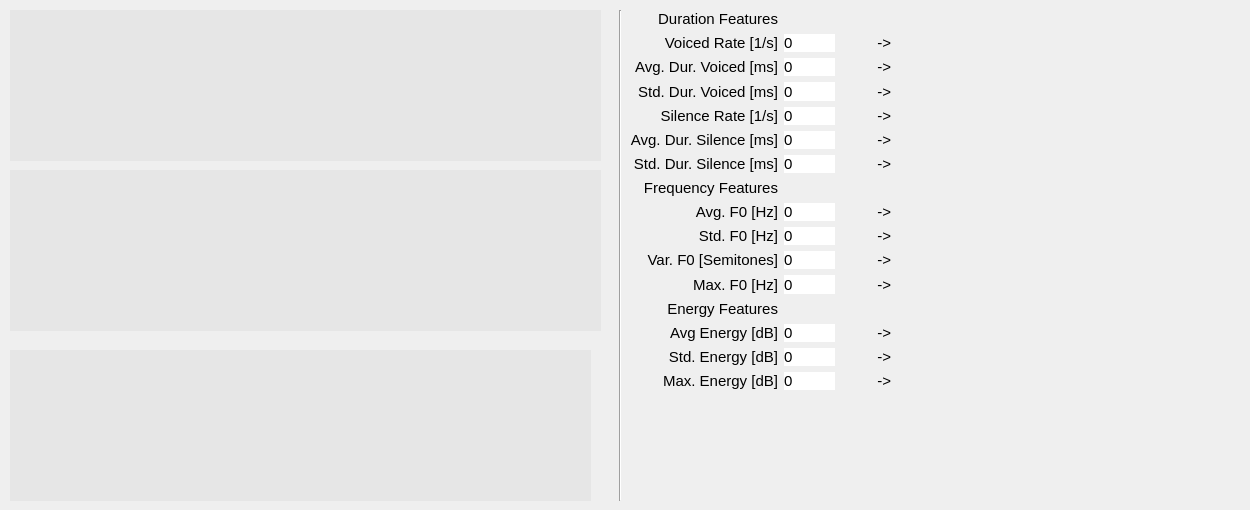
    <widget class="QWidget" name="tab_4">
     <attribute name="title">
      <string>Prosody</string>
     </attribute>
     <widget class="QCustomPlot" name="customPlot_7" native="true">
      <property name="geometry">
       <rect>
        <x>10</x>
        <y>10</y>
        <width>591</width>
        <height>151</height>
       </rect>
      </property>
      <property name="styleSheet">
       <string notr="true">background-color: rgb(230, 230, 230);</string>
      </property>
     </widget>
     <widget class="QCustomPlot" name="customPlot_8" native="true">
      <property name="geometry">
       <rect>
        <x>10</x>
        <y>170</y>
        <width>591</width>
        <height>161</height>
       </rect>
      </property>
      <property name="styleSheet">
       <string notr="true">background-color: rgb(230, 230, 230);</string>
      </property>
     </widget>
     <widget class="QCustomPlot" name="customPlot_9" native="true">
      <property name="geometry">
       <rect>
        <x>10</x>
        <y>350</y>
        <width>581</width>
        <height>151</height>
       </rect>
      </property>
      <property name="styleSheet">
       <string notr="true">background-color: rgb(230, 230, 230);</string>
      </property>
     </widget>
     <widget class="Line" name="line_3">
      <property name="geometry">
       <rect>
        <x>610</x>
        <y>10</y>
        <width>20</width>
        <height>491</height>
       </rect>
      </property>
      <property name="orientation">
       <enum>Qt::Vertical</enum>
      </property>
     </widget>
     <widget class="QLabel" name="radarPros">
      <property name="geometry">
       <rect>
        <x>910</x>
        <y>20</y>
        <width>331</width>
        <height>321</height>
       </rect>
      </property>
      <property name="text">
       <string/>
      </property>
     </widget>
     <widget class="QWidget" name="gridLayoutWidget_4">
      <property name="geometry">
       <rect>
        <x>630</x>
        <y>10</y>
        <width>261</width>
        <height>380</height>
       </rect>
      </property>
      <layout class="QGridLayout" name="gridLayout_4">
       <item row="5" column="2">
        <widget class="QLabel" name="label_116">
         <property name="font">
          <font>
           <pointsize>11</pointsize>
          </font>
         </property>
         <property name="text">
          <string>-&gt;</string>
         </property>
         <property name="alignment">
          <set>Qt::AlignRight|Qt::AlignTrailing|Qt::AlignVCenter</set>
         </property>
        </widget>
       </item>
       <item row="4" column="0">
        <widget class="QLabel" name="label_83">
         <property name="font">
          <font>
           <pointsize>11</pointsize>
          </font>
         </property>
         <property name="text">
          <string>Std. Dur. Voiced [ms]</string>
         </property>
         <property name="alignment">
          <set>Qt::AlignRight|Qt::AlignTrailing|Qt::AlignVCenter</set>
         </property>
        </widget>
       </item>
       <item row="6" column="1">
        <widget class="QLabel" name="label_73">
         <property name="font">
          <font>
           <pointsize>11</pointsize>
          </font>
         </property>
         <property name="styleSheet">
          <string notr="true">background-color: rgb(255, 255, 255);
border-color: rgb(0, 0, 0);</string>
         </property>
         <property name="text">
          <string>0</string>
         </property>
        </widget>
       </item>
       <item row="15" column="0">
        <widget class="QLabel" name="label_91">
         <property name="font">
          <font>
           <pointsize>11</pointsize>
          </font>
         </property>
         <property name="text">
          <string>Std. Energy [dB]</string>
         </property>
         <property name="alignment">
          <set>Qt::AlignRight|Qt::AlignTrailing|Qt::AlignVCenter</set>
         </property>
        </widget>
       </item>
       <item row="10" column="1">
        <widget class="QLabel" name="label_76">
         <property name="font">
          <font>
           <pointsize>11</pointsize>
          </font>
         </property>
         <property name="styleSheet">
          <string notr="true">background-color: rgb(255, 255, 255);
border-color: rgb(0, 0, 0);</string>
         </property>
         <property name="text">
          <string>0</string>
         </property>
        </widget>
       </item>
       <item row="12" column="1">
        <widget class="QLabel" name="label_77">
         <property name="font">
          <font>
           <pointsize>11</pointsize>
          </font>
         </property>
         <property name="styleSheet">
          <string notr="true">background-color: rgb(255, 255, 255);
border-color: rgb(0, 0, 0);</string>
         </property>
         <property name="text">
          <string>0</string>
         </property>
        </widget>
       </item>
       <item row="1" column="2">
        <widget class="QLabel" name="label_113">
         <property name="font">
          <font>
           <pointsize>11</pointsize>
          </font>
         </property>
         <property name="text">
          <string>-&gt;</string>
         </property>
         <property name="alignment">
          <set>Qt::AlignRight|Qt::AlignTrailing|Qt::AlignVCenter</set>
         </property>
        </widget>
       </item>
       <item row="2" column="0">
        <widget class="QLabel" name="label_82">
         <property name="font">
          <font>
           <pointsize>11</pointsize>
          </font>
         </property>
         <property name="text">
          <string>Avg. Dur. Voiced [ms]</string>
         </property>
         <property name="alignment">
          <set>Qt::AlignRight|Qt::AlignTrailing|Qt::AlignVCenter</set>
         </property>
        </widget>
       </item>
       <item row="10" column="2">
        <widget class="QLabel" name="label_108">
         <property name="font">
          <font>
           <pointsize>11</pointsize>
          </font>
         </property>
         <property name="text">
          <string>-&gt;</string>
         </property>
         <property name="alignment">
          <set>Qt::AlignRight|Qt::AlignTrailing|Qt::AlignVCenter</set>
         </property>
        </widget>
       </item>
       <item row="9" column="1">
        <widget class="QLabel" name="label_75">
         <property name="font">
          <font>
           <pointsize>11</pointsize>
          </font>
         </property>
         <property name="styleSheet">
          <string notr="true">background-color: rgb(255, 255, 255);
border-color: rgb(0, 0, 0);</string>
         </property>
         <property name="text">
          <string>0</string>
         </property>
        </widget>
       </item>
       <item row="0" column="0">
        <widget class="QLabel" name="label_205">
         <property name="font">
          <font>
           <pointsize>11</pointsize>
          </font>
         </property>
         <property name="text">
          <string>Duration Features</string>
         </property>
         <property name="alignment">
          <set>Qt::AlignRight|Qt::AlignTrailing|Qt::AlignVCenter</set>
         </property>
        </widget>
       </item>
       <item row="1" column="0">
        <widget class="QLabel" name="label_81">
         <property name="font">
          <font>
           <pointsize>11</pointsize>
          </font>
         </property>
         <property name="text">
          <string>Voiced Rate [1/s]</string>
         </property>
         <property name="alignment">
          <set>Qt::AlignRight|Qt::AlignTrailing|Qt::AlignVCenter</set>
         </property>
        </widget>
       </item>
       <item row="15" column="1">
        <widget class="QLabel" name="label_79">
         <property name="font">
          <font>
           <pointsize>11</pointsize>
          </font>
         </property>
         <property name="styleSheet">
          <string notr="true">background-color: rgb(255, 255, 255);
border-color: rgb(0, 0, 0);</string>
         </property>
         <property name="text">
          <string>0</string>
         </property>
        </widget>
       </item>
       <item row="4" column="1">
        <widget class="QLabel" name="label_71">
         <property name="font">
          <font>
           <pointsize>11</pointsize>
          </font>
         </property>
         <property name="styleSheet">
          <string notr="true">background-color: rgb(255, 255, 255);
border-color: rgb(0, 0, 0);</string>
         </property>
         <property name="text">
          <string>0</string>
         </property>
        </widget>
       </item>
       <item row="11" column="1">
        <widget class="QLabel" name="label_187">
         <property name="font">
          <font>
           <pointsize>11</pointsize>
          </font>
         </property>
         <property name="styleSheet">
          <string notr="true">background-color: rgb(255, 255, 255);
border-color: rgb(0, 0, 0);</string>
         </property>
         <property name="text">
          <string>0</string>
         </property>
        </widget>
       </item>
       <item row="8" column="0">
        <widget class="QLabel" name="label_206">
         <property name="font">
          <font>
           <pointsize>11</pointsize>
          </font>
         </property>
         <property name="text">
          <string>Frequency Features</string>
         </property>
         <property name="alignment">
          <set>Qt::AlignRight|Qt::AlignTrailing|Qt::AlignVCenter</set>
         </property>
        </widget>
       </item>
       <item row="5" column="0">
        <widget class="QLabel" name="label_84">
         <property name="font">
          <font>
           <pointsize>11</pointsize>
          </font>
         </property>
         <property name="text">
          <string>Silence Rate [1/s]</string>
         </property>
         <property name="alignment">
          <set>Qt::AlignRight|Qt::AlignTrailing|Qt::AlignVCenter</set>
         </property>
        </widget>
       </item>
       <item row="4" column="2">
        <widget class="QLabel" name="label_115">
         <property name="font">
          <font>
           <pointsize>11</pointsize>
          </font>
         </property>
         <property name="text">
          <string>-&gt;</string>
         </property>
         <property name="alignment">
          <set>Qt::AlignRight|Qt::AlignTrailing|Qt::AlignVCenter</set>
         </property>
        </widget>
       </item>
       <item row="2" column="1">
        <widget class="QLabel" name="label_70">
         <property name="font">
          <font>
           <pointsize>11</pointsize>
          </font>
         </property>
         <property name="styleSheet">
          <string notr="true">background-color: rgb(255, 255, 255);
border-color: rgb(0, 0, 0);</string>
         </property>
         <property name="text">
          <string>0</string>
         </property>
        </widget>
       </item>
       <item row="7" column="2">
        <widget class="QLabel" name="label_118">
         <property name="font">
          <font>
           <pointsize>11</pointsize>
          </font>
         </property>
         <property name="text">
          <string>-&gt;</string>
         </property>
         <property name="alignment">
          <set>Qt::AlignRight|Qt::AlignTrailing|Qt::AlignVCenter</set>
         </property>
        </widget>
       </item>
       <item row="9" column="0">
        <widget class="QLabel" name="label_87">
         <property name="font">
          <font>
           <pointsize>11</pointsize>
          </font>
         </property>
         <property name="text">
          <string>Avg. F0 [Hz]</string>
         </property>
         <property name="alignment">
          <set>Qt::AlignRight|Qt::AlignTrailing|Qt::AlignVCenter</set>
         </property>
        </widget>
       </item>
       <item row="5" column="1">
        <widget class="QLabel" name="label_72">
         <property name="font">
          <font>
           <pointsize>11</pointsize>
          </font>
         </property>
         <property name="styleSheet">
          <string notr="true">background-color: rgb(255, 255, 255);
border-color: rgb(0, 0, 0);</string>
         </property>
         <property name="text">
          <string>0</string>
         </property>
        </widget>
       </item>
       <item row="6" column="2">
        <widget class="QLabel" name="label_117">
         <property name="font">
          <font>
           <pointsize>11</pointsize>
          </font>
         </property>
         <property name="text">
          <string>-&gt;</string>
         </property>
         <property name="alignment">
          <set>Qt::AlignRight|Qt::AlignTrailing|Qt::AlignVCenter</set>
         </property>
        </widget>
       </item>
       <item row="11" column="0">
        <widget class="QLabel" name="label_185">
         <property name="font">
          <font>
           <pointsize>11</pointsize>
          </font>
         </property>
         <property name="text">
          <string>Var. F0 [Semitones]</string>
         </property>
         <property name="alignment">
          <set>Qt::AlignRight|Qt::AlignTrailing|Qt::AlignVCenter</set>
         </property>
        </widget>
       </item>
       <item row="1" column="1">
        <widget class="QLabel" name="label_69">
         <property name="font">
          <font>
           <pointsize>11</pointsize>
          </font>
         </property>
         <property name="styleSheet">
          <string notr="true">background-color: rgb(255, 255, 255);
border-color: rgb(0, 0, 0);</string>
         </property>
         <property name="text">
          <string>0</string>
         </property>
        </widget>
       </item>
       <item row="2" column="2">
        <widget class="QLabel" name="label_114">
         <property name="font">
          <font>
           <pointsize>11</pointsize>
          </font>
         </property>
         <property name="text">
          <string>-&gt;</string>
         </property>
         <property name="alignment">
          <set>Qt::AlignRight|Qt::AlignTrailing|Qt::AlignVCenter</set>
         </property>
        </widget>
       </item>
       <item row="7" column="0">
        <widget class="QLabel" name="label_86">
         <property name="font">
          <font>
           <pointsize>11</pointsize>
          </font>
         </property>
         <property name="text">
          <string>Std. Dur. Silence [ms]</string>
         </property>
         <property name="alignment">
          <set>Qt::AlignRight|Qt::AlignTrailing|Qt::AlignVCenter</set>
         </property>
        </widget>
       </item>
       <item row="7" column="1">
        <widget class="QLabel" name="label_74">
         <property name="font">
          <font>
           <pointsize>11</pointsize>
          </font>
         </property>
         <property name="styleSheet">
          <string notr="true">background-color: rgb(255, 255, 255);
border-color: rgb(0, 0, 0);</string>
         </property>
         <property name="text">
          <string>0</string>
         </property>
        </widget>
       </item>
       <item row="14" column="2">
        <widget class="QLabel" name="label_110">
         <property name="font">
          <font>
           <pointsize>11</pointsize>
          </font>
         </property>
         <property name="text">
          <string>-&gt;</string>
         </property>
         <property name="alignment">
          <set>Qt::AlignRight|Qt::AlignTrailing|Qt::AlignVCenter</set>
         </property>
        </widget>
       </item>
       <item row="6" column="0">
        <widget class="QLabel" name="label_85">
         <property name="font">
          <font>
           <pointsize>11</pointsize>
          </font>
         </property>
         <property name="text">
          <string>Avg. Dur. Silence [ms]</string>
         </property>
         <property name="alignment">
          <set>Qt::AlignRight|Qt::AlignTrailing|Qt::AlignVCenter</set>
         </property>
        </widget>
       </item>
       <item row="14" column="1">
        <widget class="QLabel" name="label_78">
         <property name="font">
          <font>
           <pointsize>11</pointsize>
          </font>
         </property>
         <property name="styleSheet">
          <string notr="true">background-color: rgb(255, 255, 255);
border-color: rgb(0, 0, 0);</string>
         </property>
         <property name="text">
          <string>0</string>
         </property>
        </widget>
       </item>
       <item row="15" column="2">
        <widget class="QLabel" name="label_111">
         <property name="font">
          <font>
           <pointsize>11</pointsize>
          </font>
         </property>
         <property name="text">
          <string>-&gt;</string>
         </property>
         <property name="alignment">
          <set>Qt::AlignRight|Qt::AlignTrailing|Qt::AlignVCenter</set>
         </property>
        </widget>
       </item>
       <item row="9" column="2">
        <widget class="QLabel" name="label_107">
         <property name="font">
          <font>
           <pointsize>11</pointsize>
          </font>
         </property>
         <property name="text">
          <string>-&gt;</string>
         </property>
         <property name="alignment">
          <set>Qt::AlignRight|Qt::AlignTrailing|Qt::AlignVCenter</set>
         </property>
        </widget>
       </item>
       <item row="14" column="0">
        <widget class="QLabel" name="label_90">
         <property name="font">
          <font>
           <pointsize>11</pointsize>
          </font>
         </property>
         <property name="text">
          <string>Avg Energy [dB]</string>
         </property>
         <property name="alignment">
          <set>Qt::AlignRight|Qt::AlignTrailing|Qt::AlignVCenter</set>
         </property>
        </widget>
       </item>
       <item row="11" column="2">
        <widget class="QLabel" name="label_186">
         <property name="font">
          <font>
           <pointsize>11</pointsize>
          </font>
         </property>
         <property name="text">
          <string>-&gt;</string>
         </property>
         <property name="alignment">
          <set>Qt::AlignRight|Qt::AlignTrailing|Qt::AlignVCenter</set>
         </property>
        </widget>
       </item>
       <item row="12" column="0">
        <widget class="QLabel" name="label_89">
         <property name="font">
          <font>
           <pointsize>11</pointsize>
          </font>
         </property>
         <property name="text">
          <string>Max. F0 [Hz]</string>
         </property>
         <property name="alignment">
          <set>Qt::AlignRight|Qt::AlignTrailing|Qt::AlignVCenter</set>
         </property>
        </widget>
       </item>
       <item row="10" column="0">
        <widget class="QLabel" name="label_88">
         <property name="font">
          <font>
           <pointsize>11</pointsize>
          </font>
         </property>
         <property name="text">
          <string>Std. F0 [Hz]</string>
         </property>
         <property name="alignment">
          <set>Qt::AlignRight|Qt::AlignTrailing|Qt::AlignVCenter</set>
         </property>
        </widget>
       </item>
       <item row="12" column="2">
        <widget class="QLabel" name="label_109">
         <property name="font">
          <font>
           <pointsize>11</pointsize>
          </font>
         </property>
         <property name="text">
          <string>-&gt;</string>
         </property>
         <property name="alignment">
          <set>Qt::AlignRight|Qt::AlignTrailing|Qt::AlignVCenter</set>
         </property>
        </widget>
       </item>
       <item row="13" column="0">
        <widget class="QLabel" name="label_207">
         <property name="font">
          <font>
           <pointsize>11</pointsize>
          </font>
         </property>
         <property name="text">
          <string>Energy Features</string>
         </property>
         <property name="alignment">
          <set>Qt::AlignRight|Qt::AlignTrailing|Qt::AlignVCenter</set>
         </property>
        </widget>
       </item>
       <item row="16" column="0">
        <widget class="QLabel" name="label_92">
         <property name="font">
          <font>
           <pointsize>11</pointsize>
          </font>
         </property>
         <property name="text">
          <string>Max. Energy [dB]</string>
         </property>
         <property name="alignment">
          <set>Qt::AlignRight|Qt::AlignTrailing|Qt::AlignVCenter</set>
         </property>
        </widget>
       </item>
       <item row="16" column="1">
        <widget class="QLabel" name="label_80">
         <property name="font">
          <font>
           <pointsize>11</pointsize>
          </font>
         </property>
         <property name="styleSheet">
          <string notr="true">background-color: rgb(255, 255, 255);
border-color: rgb(0, 0, 0);</string>
         </property>
         <property name="text">
          <string>0</string>
         </property>
        </widget>
       </item>
       <item row="16" column="2">
        <widget class="QLabel" name="label_112">
         <property name="font">
          <font>
           <pointsize>11</pointsize>
          </font>
         </property>
         <property name="text">
          <string>-&gt;</string>
         </property>
         <property name="alignment">
          <set>Qt::AlignRight|Qt::AlignTrailing|Qt::AlignVCenter</set>
         </property>
        </widget>
       </item>
      </layout>
     </widget>
    </widget>
